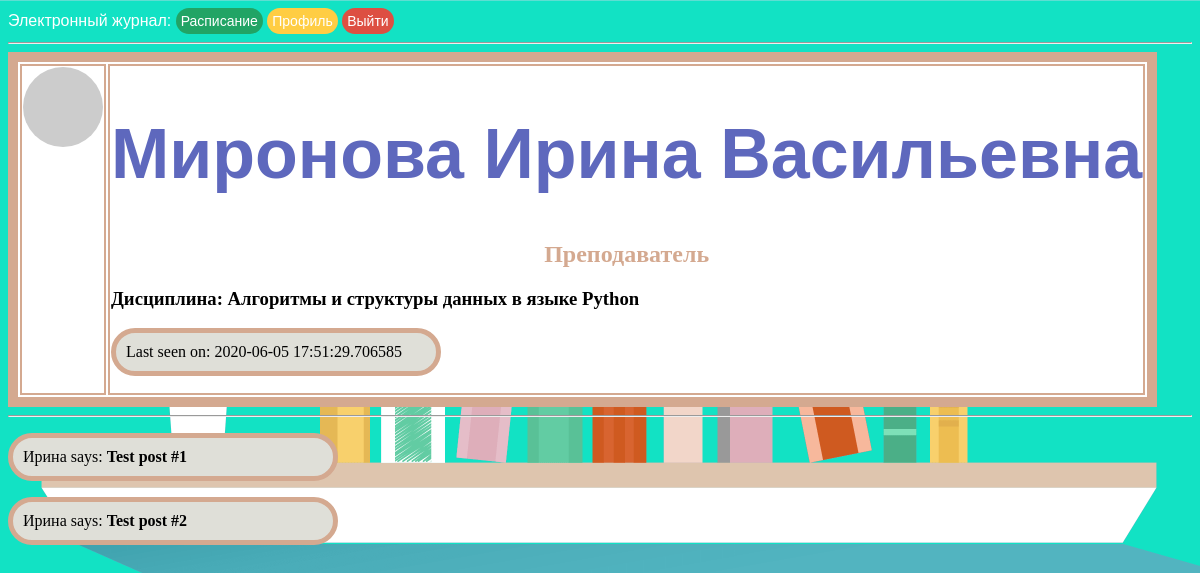
Screenshot of /user/Ирина_Миронова_id-121 (signed in) with the database file from the repository.
### app/models.py (models this page shows, shortened)
class User(UserMixin, db.Model):
    id = db.Column(db.Integer, primary_key=True)
    priority = db.Column(db.String(64))
    surname = db.Column(db.String(64), index=True)
    name = db.Column(db.String(64), index=True)
    patronymic = db.Column(db.String(64), index=True)
    email = db.Column(db.String(120), index=True, unique=True)
    phone = db.Column(db.Integer, index=True, unique=True)
    groups = db.Column(db.String(60), index=True)
    password_hash = db.Column(db.String(128))
    about_me = db.Column(db.String(140))
    last_seen = db.Column(db.DateTime, default=datetime.today)
    def avatar(self, size):
        digest = md5(self.email.lower().encode('utf-8')).hexdigest()
        return 'https://www.gravatar.com/avatar/{}?d=mp&s={}'.format(digest, size)
    @login.user_loader
    def load_user(id):
        return User.query.get(int(id))

### app/routes.py (the view)
@app.route('/user/<name>_<surname>_id-<id>')
@login_required
def user(name, surname, id):
    user = User.query.filter_by(id=id).first_or_404()
    posts = [
        {'author': user, 'body': 'Test post #1'},
        {'author': user, 'body': 'Test post #2'}
    ]
    return render_template('user.html', user=user, posts=posts, title=f'{surname} {name}')

### app/routes.py (called while the page is built)
@app.before_request
def before_request():
    if current_user.is_authenticated:
        current_user.last_seen = datetime.today()
        db.session.commit()

### app/templates/user.html (shortened to what this page needs)
<!DOCTYPE html>
{% extends "base.html" %}
{% block content %}
    <table class="pofile" style="border:10px solid #d4a990;">
        <tr valign="top">
            <td><img src="{{ user.avatar(128) }}" alt="" class="round"></td>
            <td><h1> {{ user.surname }} {{ user.name }} {{user.patronymic}}</h1>
                <h2>{{ user.priority}}</h2>
                {%if user.priority == "Преподаватель"%}
                    <h3>Дисциплина: {{user.groups}}</h3>
                {%else%}
                    <h3>Группа: {{user.groups}}</h3>
                {%endif%}
                {% if user.last_seen %}<p>Last seen on: {{ user.last_seen }}</p>{% endif %}
            </td>
        </tr>
    </table>
    <hr>
    {% for post in posts %}
    <p>
    {{ post.author.name }} says: <b>{{ post.body }}</b>
    </p>
    {% endfor %}
{% endblock %}

### app/static/css/style.css (style rules this page uses)
body { background-color: azure }
h1 { color: #5e68bd; text-align: center; font-size: 70px; font-family: arial; }
h2 { color:#d4a990; font-family: calibri; text-align: center; }
td, table, tr, .schedule { border: 2px solid #d4a990; color:black; font-family: calibri; background:white; }
p { color: black; padding: 10px 10px; width: 300px; background: #DFDFD8; font-family: consolas; border: 5px solid #d4a990; border-radius: 50px; }
body { background: url("/static/images/background-min.png"); color:#fff ; background-attachment: scroll; background-repeat: repeat-x; background-size:cover; }

### app/templates/user.html (style rules this page uses)
.round { border-radius: 100px; }

### rows the page displays
User: surname "Миронова", name "Ирина", patronymic "Васильевна", priority "Преподаватель", groups "Алгоритмы и структуры данных в языке Python", last_seen "2020-06-05 17:51:29.706585", author.name "Ирина" "Ирина"

### other values shown
{{ post.body }} "Test post #1" "Test post #2"
